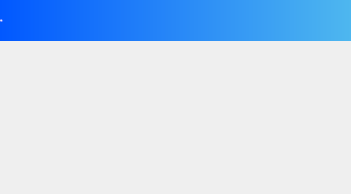
<?xml version="1.0" encoding="UTF-8"?>
<ui version="4.0">
 <class>TGTip</class>
 <widget class="QDialog" name="TGTip">
  <property name="geometry">
   <rect>
    <x>0</x>
    <y>0</y>
    <width>351</width>
    <height>194</height>
   </rect>
  </property>
  <property name="font">
   <font>
    <pointsize>14</pointsize>
   </font>
  </property>
  <property name="windowTitle">
   <string>Dialog</string>
  </property>
  <property name="styleSheet">
   <string notr="true"/>
  </property>
  <widget class="QLabel" name="content_label">
   <property name="geometry">
    <rect>
     <x>20</x>
     <y>60</y>
     <width>311</width>
     <height>111</height>
    </rect>
   </property>
   <property name="font">
    <font>
     <family>Segoe UI</family>
     <pointsize>14</pointsize>
     <kerning>true</kerning>
    </font>
   </property>
   <property name="styleSheet">
    <string notr="true"/>
   </property>
   <property name="lineWidth">
    <number>0</number>
   </property>
   <property name="text">
    <string/>
   </property>
  </widget>
  <widget class="QLabel" name="color">
   <property name="geometry">
    <rect>
     <x>0</x>
     <y>-1</y>
     <width>351</width>
     <height>42</height>
    </rect>
   </property>
   <property name="font">
    <font>
     <family>微软雅黑</family>
     <pointsize>-1</pointsize>
     <weight>50</weight>
     <italic>false</italic>
     <bold>false</bold>
    </font>
   </property>
   <property name="autoFillBackground">
    <bool>false</bool>
   </property>
   <property name="styleSheet">
    <string notr="true">color: white;
font: 14px &quot;微软雅黑&quot;;
background-color: qlineargradient(spread:pad, x1:0, y1:0, x2:1, y2:0, stop:0 rgba(1, 88, 255, 255), stop:1 rgba(78, 183, 239, 255));</string>
   </property>
   <property name="text">
    <string>  警告</string>
   </property>
   <property name="textFormat">
    <enum>Qt::AutoText</enum>
   </property>
   <property name="margin">
    <number>0</number>
   </property>
  </widget>
 </widget>
 <resources/>
 <connections/>
</ui>
